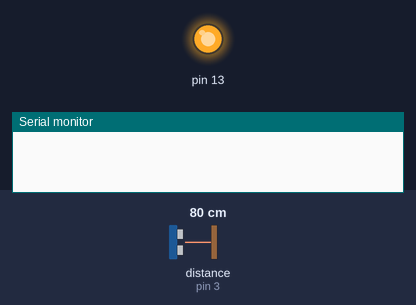
A sketch run on a simulated Arduino Uno, built with avr-gcc and run on an emulated ATmega328P. Shown: output pins drawn as LEDs (lit = HIGH), the last lines printed to the serial monitor. Wiring (inferred from the names in the program): ultrasonic range finder: trigger pin 2; echo pin 3. The test bench sets the inputs (shaded band); at power-on: distance to the obstacle (sensor on pin 3) 80 cm. The echo pulse lasts 58.3 µs per cm; pins used as bus, display or sensor lines are not drawn.

Above: at 0.1 s.
At 1.1 s:
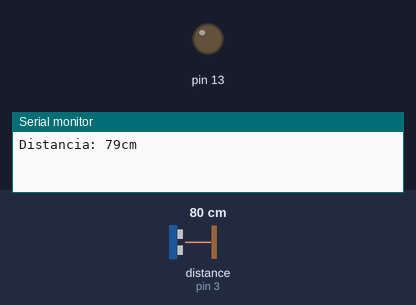
Timing chart, 0 to 2.6 s (numbered marks = the images above):
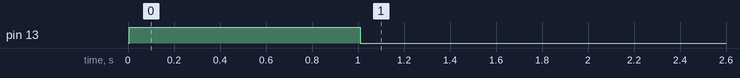

Measured:
- by itself, pin 13: LOW → HIGH at 0.01 s, → LOW 1.0 s later

The sketch:

sketch_ultrasonido.ino
```cpp
const int Trigger = 2;   //Pin digital 2 para el Trigger del sensor
const int Echo = 3;   //Pin digital 3 para el Echo del sensor
bool prendido=true;
long valorAnterior=0;

void setup() {
  Serial.begin(9600);//iniciailzamos la comunicación
  pinMode(Trigger, OUTPUT); //pin como salida
  pinMode(Echo, INPUT);  //pin como entrada
  pinMode(13,OUTPUT);
  digitalWrite(Trigger, LOW);//Inicializamos el pin con 0

}

void loop()
{

  unsigned long t; //timepo que demora en llegar el eco
  long d; //distancia en centimetros


  digitalWrite(Trigger, HIGH);
  delayMicroseconds(10);          //Enviamos un pulso de 10us
  digitalWrite(Trigger, LOW);

  t = pulseIn(Echo, HIGH); //obtenemos el ancho del pulso
  d = ( (t/2) / 29.1 );             //escalamos el tiempo a una distancia en cm


  if( ( (d < valorAnterior - 5) || (d > valorAnterior + 5 )   ) )
  {
    prendido=true;
    valorAnterior=d;
  }

  if(prendido)
  {
    digitalWrite(13,HIGH);

  }
  else
  {
    digitalWrite(13,LOW);

  }


  delay(1000);
  prendido=false;

  Serial.print("Distancia: ");
  Serial.print(d);      //Enviamos serialmente el valor de la distancia
  Serial.print("cm");
  Serial.println();
}
```
